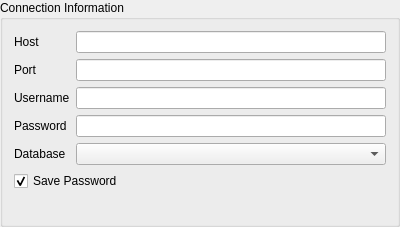
<?xml version="1.0" encoding="UTF-8"?>
<ui version="4.0">
 <class>PostgisConnectionGroup</class>
 <widget class="QGroupBox" name="PostgisConnectionGroup">
  <property name="geometry">
   <rect>
    <x>0</x>
    <y>0</y>
    <width>400</width>
    <height>227</height>
   </rect>
  </property>
  <property name="windowTitle">
   <string>GroupBox</string>
  </property>
  <property name="title">
   <string>Connection Information</string>
  </property>
  <layout class="QGridLayout" name="gridLayout">
   <item row="3" column="0">
    <widget class="QLabel" name="lblpgPassword">
     <property name="text">
      <string>Password</string>
     </property>
    </widget>
   </item>
   <item row="1" column="0">
    <widget class="QLabel" name="lblpgPort">
     <property name="text">
      <string>Port</string>
     </property>
    </widget>
   </item>
   <item row="1" column="1">
    <widget class="QLineEdit" name="txtpgPort"/>
   </item>
   <item row="0" column="0">
    <widget class="QLabel" name="lblpgHost">
     <property name="text">
      <string>Host</string>
     </property>
    </widget>
   </item>
   <item row="2" column="1">
    <widget class="QLineEdit" name="txtpgUsername"/>
   </item>
   <item row="3" column="1">
    <widget class="QLineEdit" name="txtpgPassword"/>
   </item>
   <item row="4" column="0">
    <widget class="QLabel" name="lblpgDatabase">
     <property name="text">
      <string>Database</string>
     </property>
    </widget>
   </item>
   <item row="4" column="1">
    <widget class="QComboBox" name="comboBox"/>
   </item>
   <item row="0" column="1">
    <widget class="QLineEdit" name="txtpgHost"/>
   </item>
   <item row="2" column="0">
    <widget class="QLabel" name="lblpgUsername">
     <property name="text">
      <string>Username</string>
     </property>
    </widget>
   </item>
   <item row="5" column="0" colspan="2">
    <widget class="QCheckBox" name="chkpgStorePassword">
     <property name="text">
      <string>Save Password</string>
     </property>
     <property name="checked">
      <bool>true</bool>
     </property>
    </widget>
   </item>
   <item row="6" column="0">
    <spacer name="verticalSpacer">
     <property name="orientation">
      <enum>Qt::Vertical</enum>
     </property>
     <property name="sizeHint" stdset="0">
      <size>
       <width>20</width>
       <height>40</height>
      </size>
     </property>
    </spacer>
   </item>
  </layout>
 </widget>
 <resources/>
 <connections/>
</ui>
